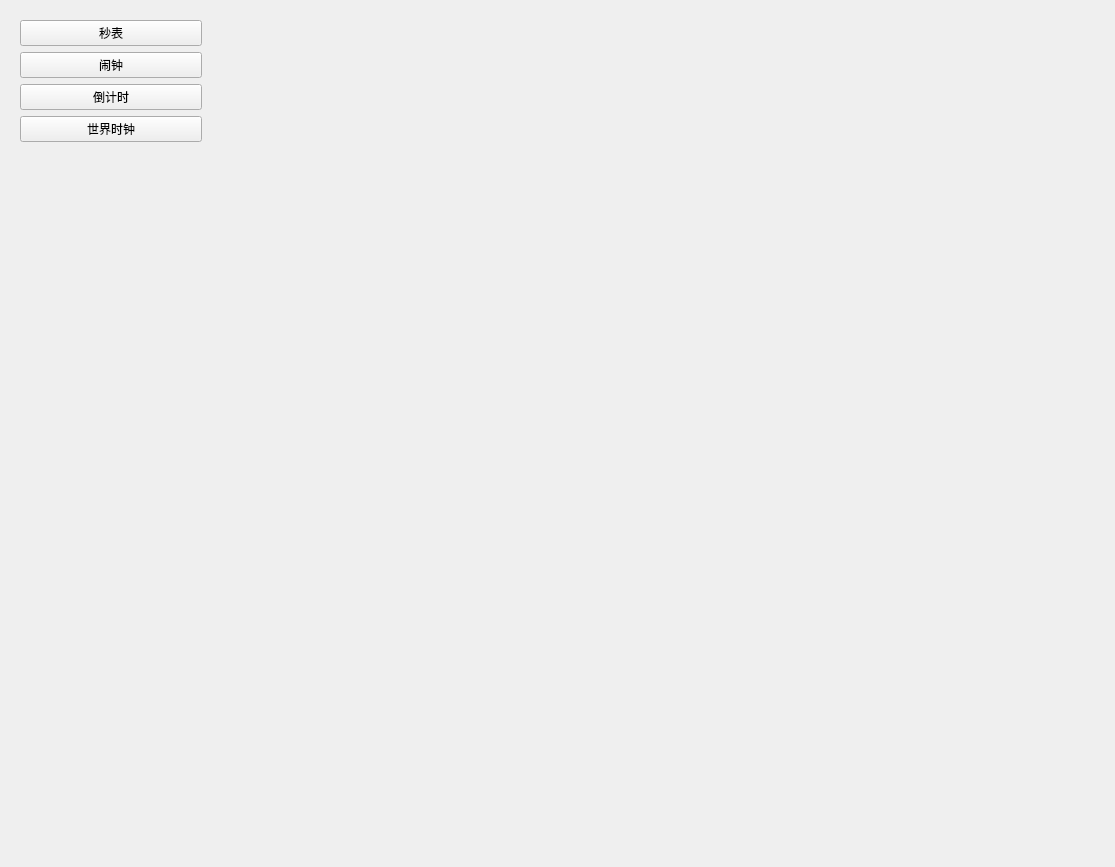
<?xml version="1.0" encoding="UTF-8"?>
<ui version="4.0">
 <class>ClockWdg</class>
 <widget class="QWidget" name="ClockWdg">
  <property name="geometry">
   <rect>
    <x>0</x>
    <y>0</y>
    <width>1115</width>
    <height>867</height>
   </rect>
  </property>
  <property name="windowTitle">
   <string>Clock</string>
  </property>
  <layout class="QHBoxLayout" name="horizontalLayout">
   <item>
    <widget class="QWidget" name="widget" native="true">
     <property name="maximumSize">
      <size>
       <width>200</width>
       <height>16777215</height>
      </size>
     </property>
     <layout class="QVBoxLayout" name="verticalLayout">
      <item>
       <widget class="QPushButton" name="btnStopwatch">
        <property name="text">
         <string>秒表</string>
        </property>
       </widget>
      </item>
      <item>
       <widget class="QPushButton" name="btnAlarmClock">
        <property name="text">
         <string>闹钟</string>
        </property>
       </widget>
      </item>
      <item>
       <widget class="QPushButton" name="btnCountdown">
        <property name="text">
         <string>倒计时</string>
        </property>
       </widget>
      </item>
      <item>
       <widget class="QPushButton" name="pushButton_4">
        <property name="text">
         <string>世界时钟</string>
        </property>
       </widget>
      </item>
      <item>
       <spacer name="verticalSpacer">
        <property name="orientation">
         <enum>Qt::Vertical</enum>
        </property>
        <property name="sizeHint" stdset="0">
         <size>
          <width>20</width>
          <height>668</height>
         </size>
        </property>
       </spacer>
      </item>
     </layout>
    </widget>
   </item>
   <item>
    <widget class="QWidget" name="widget_2" native="true"/>
   </item>
  </layout>
 </widget>
 <resources/>
 <connections/>
</ui>
